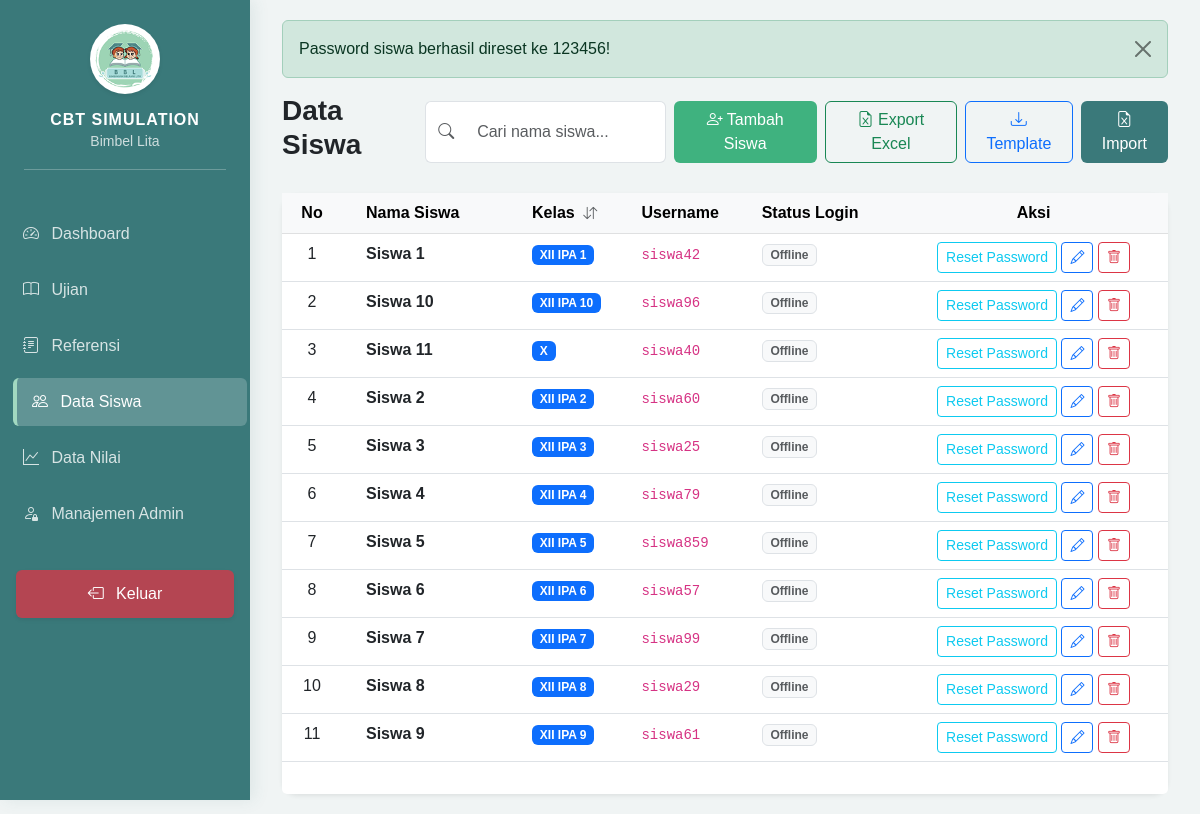
The app's page /admin/dashboard.php?page=students&status=pw_resetted (signed in) with its own data.
### tables this page shows
CREATE TABLE `students` (
  `id` int NOT NULL,
  `username` varchar(50) NOT NULL,
  `password` varchar(255) NOT NULL,
  `full_name` varchar(100) DEFAULT NULL,
  `class` varchar(50) DEFAULT NULL,
  `is_logged_in` tinyint(1) DEFAULT '0',
  `last_login` datetime DEFAULT NULL,
  `created_at` timestamp NULL DEFAULT CURRENT_TIMESTAMP
);

### admin/modules/students/index.php (the view, shortened to what this page needs)
<?php
require_once '../config/database.php';
$stmt = $pdo->query("SELECT * FROM students ORDER BY full_name ASC");
$students = $stmt->fetchAll();
$nomor = 0;
?>
<?php if (isset($_GET['status'])): ?>
    <div class="alert alert-<?= in_array($_GET['status'], ['success', 'updated', 'deleted', 'resetted', 'pw_resetted']) ? 'success' : 'danger' ?> alert-dismissible fade show" role="alert">
        <?php
        switch($_GET['status']) {
            case 'pw_resetted': echo "Password siswa berhasil direset ke 123456!"; break;
        }
        ?>
        <button type="button" class="btn-close" data-bs-dismiss="alert" aria-label="Close"></button>
    </div>
<?php endif; ?>
<div class="d-flex justify-content-between align-items-center mb-4">
    <h3 class="fw-bold">Data Siswa</h3>
    <div class="d-flex gap-2">
        <div class="input-group" style="width: 250px;">
            <span class="input-group-text bg-white border-end-0"><i class="bi bi-search text-muted"></i></span>
            <input type="text" id="searchInput" class="form-control border-start-0" placeholder="Cari nama siswa...">
        </div>
        <button class="btn btn-success" data-bs-toggle="modal" data-bs-target="#addSingleModal">
            <i class="bi bi-person-plus"></i> Tambah Siswa
        </button>
        <a href="modules/students/export.php" class="btn btn-outline-success">
            <i class="bi bi-file-earmark-excel"></i> Export Excel
        </a>
        <button class="btn btn-outline-primary" onclick="location.href='modules/students/download_template.php'">
            <i class="bi bi-download"></i> Template
        </button>
        <button class="btn btn-primary" data-bs-toggle="modal" data-bs-target="#importModal">
            <i class="bi bi-file-earmark-excel"></i> Import
        </button>
    </div>
</div>
<div class="card border-0 shadow-sm">
    <div class="card-body p-0">
        <div class="table-responsive">
            <table class="table table-hover mb-0" id="studentTable">
                <thead class="table-light">
                    <tr>
                        <th style="width: 60px;" class="text-center">No</th>
                        <th class="px-4">Nama Siswa</th>
                        <th style="cursor: pointer;" id="sortClass">
                            Kelas <i class="bi bi-arrow-down-up ms-1 small text-muted"></i>
                        </th>
                        <th>Username</th>
                        <th>Status Login</th>
                        <th class="text-center">Aksi</th>
                    </tr>
                </thead>
                <tbody id="tableBody">
                    <?php foreach ($students as $s): $nomor++; ?>
                    <tr class="student-row">
                        <td class="text-center nomor-urut"><?= $nomor ?></td>
                        <td class="px-4 fw-bold student-name"><?= htmlspecialchars($s['full_name']) ?></td>
                        <td><span class="badge bg-primary student-class"><?= htmlspecialchars($s['class'] ?? '-') ?></span></td>
                        <td><code><?= htmlspecialchars($s['username']) ?></code></td>
                        <td>
                            <?php if ($s['is_logged_in']): ?>
                                <span class="badge bg-warning text-dark">Aktif</span>
                                <a onclick="return confirm('Reset login siswa ini?')" href="modules/students/process.php?action=reset_login&id=<?= $s['id'] ?>" class="btn btn-sm btn-outline-warning" title="Reset Login Session">
                                    <i class="bi bi-arrow-clockwise"></i>
                                </a>
                            <?php else: ?>
                                <span class="badge bg-light text-muted border">Offline</span>
                            <?php endif; ?>
                        </td>
                        <td class="text-center">
                            <a href="modules/students/process.php?action=reset_password&id=<?= $s['id'] ?>" class="btn btn-sm btn-outline-info" title="Reset Password ke 123456" onclick="return confirm('Reset password siswa ini menjadi 123456?')">
                                Reset Password
                            </a>
                            <button class="btn btn-sm btn-outline-primary edit-btn"
                                    data-id="<?= $s['id'] ?>"
                                    data-name="<?= htmlspecialchars($s['full_name']) ?>"
                                    data-class="<?= htmlspecialchars($s['class'] ?? '') ?>"
                                    data-bs-toggle="modal"
                                    data-bs-target="#editModal"
                                    title="Edit Data">
                                <i class="bi bi-pencil"></i>
                            </button>
                            <a href="modules/students/process.php?action=delete&id=<?= $s['id'] ?>" class="btn btn-sm btn-outline-danger" onclick="return confirm('Hapus siswa ini?')">
                                <i class="bi bi-trash"></i>
                            </a>
                        </td>
                    </tr>
                    <?php endforeach; ?>
                </tbody>
            </table>
        </div>
    </div>
    <div class="card-footer bg-white border-0 py-3">
    </div>
</div>

### includes/header.php (style rules this page uses)
:root { --sidebar-width: 250px; --primary-teal: #3a797a; --mint-green: #a2d9c1; --mint-light: #f0fdf4; }
body { background-color: #f0f4f4; font-family: 'Poppins', sans-serif; }
.card { border-radius: 15px; border: none; box-shadow: 0 5px 15px rgba(0,0,0,0.05); }
.btn-success { background-color: #3fb27f; border: none; }
.btn-primary { background-color: var(--primary-teal); border: none; }

### records on screen
students: full_name "Siswa 1", class "XII IPA 1", username "siswa42", is_logged_in "Offline"
students: full_name "Siswa 10", class "XII IPA 10", username "siswa96", is_logged_in "Offline"
students: full_name "Siswa 11", class "X", username "siswa40", is_logged_in "Offline"
students: full_name "Siswa 2", class "XII IPA 2", username "siswa60", is_logged_in "Offline"
students: full_name "Siswa 3", class "XII IPA 3", username "siswa25", is_logged_in "Offline"
students: full_name "Siswa 4", class "XII IPA 4", username "siswa79", is_logged_in "Offline"
students: full_name "Siswa 5", class "XII IPA 5", username "siswa859", is_logged_in "Offline"
students: full_name "Siswa 6", class "XII IPA 6", username "siswa57", is_logged_in "Offline"
students: full_name "Siswa 7", class "XII IPA 7", username "siswa99", is_logged_in "Offline"
students: full_name "Siswa 8", class "XII IPA 8", username "siswa29", is_logged_in "Offline"
students: full_name "Siswa 9", class "XII IPA 9", username "siswa61", is_logged_in "Offline"
